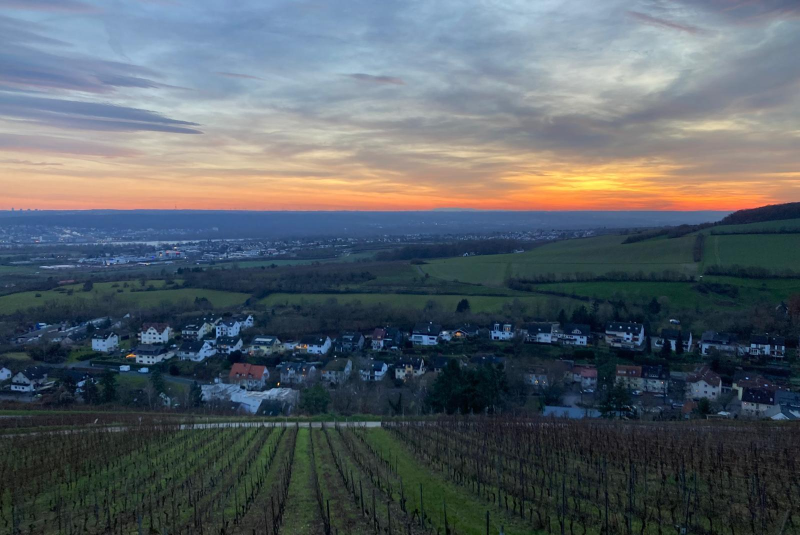
#> input picture Rhein.jpeg, 1600 x 1070 px (shown at 1/2 size)
$ jupyter execute Frequenzraum.ipynb
#> lines starting #> are read from the running program, lines starting #| are printed output that depends on the picture
## Experimenting and Visualize the DFT
In the next cells i played around a bit with the 2-Dimensional FFT from Numpy and some Images.

The Fourier transform converts images from spatial domain (pixels) to frequency domain (sinusoidal components).

### Properties

1. **Decomposition**
  - Low frequencies: Gradual changes (background)
  - High frequencies: Rapid changes (edges)

2. **Separability**
  - 2D transform = 1D transform on rows, then columns

3. **Shift Theorem**
  - Spatial shift in the space domain results in Phase change in frequency domain

4. **Rotation**
  - Image rotation results in Equal rotation in frequency domain

5. **Parseval's Theorem**
  - Energy conserved between spatial and frequency domains

### Visualizing the Magnitude Spectrum of a Circle

Change radius to adjust the size of the circle.
The dark colors in the Frequency domain plot are frequencies that are not part of the circle-image and the bright yellow parts are the frequencies wof waves with a high amplitude.

[cell 1]
import random as rand
import numpy as np
import matplotlib.pyplot as plt


pixel_list = [0,255]
hoehe = 1000
breite = 1000

circle = np.zeros((breite,hoehe), dtype=np.uint8)
# ---
radius = 10
# ---
# Kreis zeichnen
for x in range(breite):
    for y in range(hoehe):
        if ((x - breite/2) * (x - breite/2) + (y - hoehe/2) * (y - hoehe/2) <= radius * radius):
            circle[x][y] = 255

# fft anwenden
fft_pic = np.fft.fft2(circle)
fft_pic_shifted = np.fft.fftshift(fft_pic)
magnitude_spectrum = np.log(np.abs(fft_pic_shifted)+1)

plt.figure(figsize=(10, 5))

plt.subplot(1, 2, 1)
plt.imshow(circle, cmap='gray')
plt.axis('off')
plt.title('Picture in Spacedomain')


plt.subplot(1, 2, 2)
plt.imshow(magnitude_spectrum, cmap='magma')
plt.axis('off')
plt.title('Picture in Frequencydomain')


plt.show()
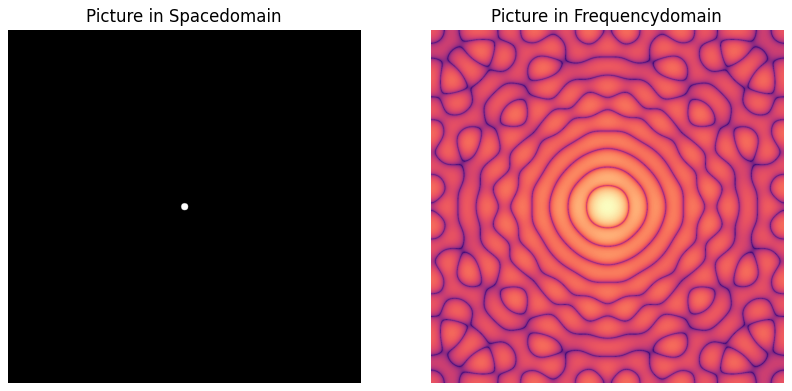
#> figure drawn by matplotlib, 2 panels

#### 3D Plot of the Frequencydomain

[cell 2]
from mpl_toolkits import mplot3d
X = np.arange(breite)
Y = np.arange(hoehe)
X, Y = np.meshgrid(X, Y)
Z = magnitude_spectrum

downsample_factor = 10  # Adjust this value as needed
X_ds = X[::downsample_factor, ::downsample_factor]
Y_ds = Y[::downsample_factor, ::downsample_factor]
Z_ds = Z[::downsample_factor, ::downsample_factor]


fig = plt.figure(figsize=(12, 8))
ax = fig.add_subplot(111, projection='3d')
surf = ax.plot_surface(X_ds, Y_ds, Z_ds, cmap='magma', linewidth=0, antialiased=False)


# Customize the axes and color bar
ax.set_xlabel('X-axis')
ax.set_ylabel('Y-axis')
ax.set_zlabel('Amplitude')
fig.colorbar(surf, shrink=0.5, aspect=5)

plt.show()
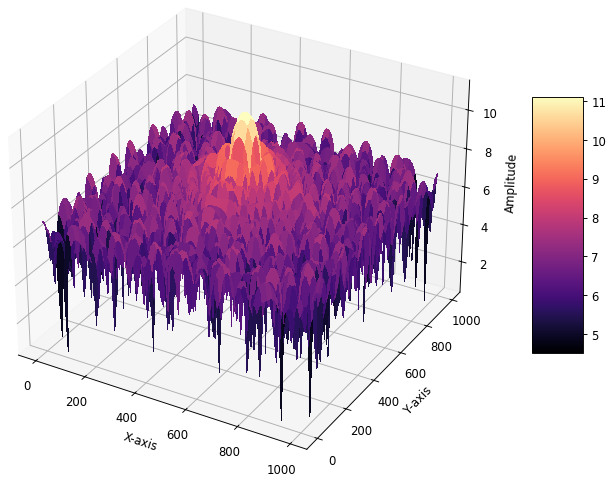
#> figure drawn by matplotlib, 2 panels

## Frequency Domain of Example Picture

This is how the example picture looks in the colorized frequency domain. <br>

[cell 3]
import cv2
import numpy as np
import matplotlib.pyplot as plt
from scipy.integrate import trapezoid as trp
import sys

path = 'Rhein.jpeg'
image_BGR = cv2.imread(path)
#> image_BGR is the input picture: shape (1070, 1600, 3); mean B, G, R 102.8, 96.1, 87.5
img = cv2.cvtColor(image_BGR, cv2.COLOR_BGR2RGB)
grey = cv2.cvtColor(img, cv2.COLOR_RGB2GRAY)
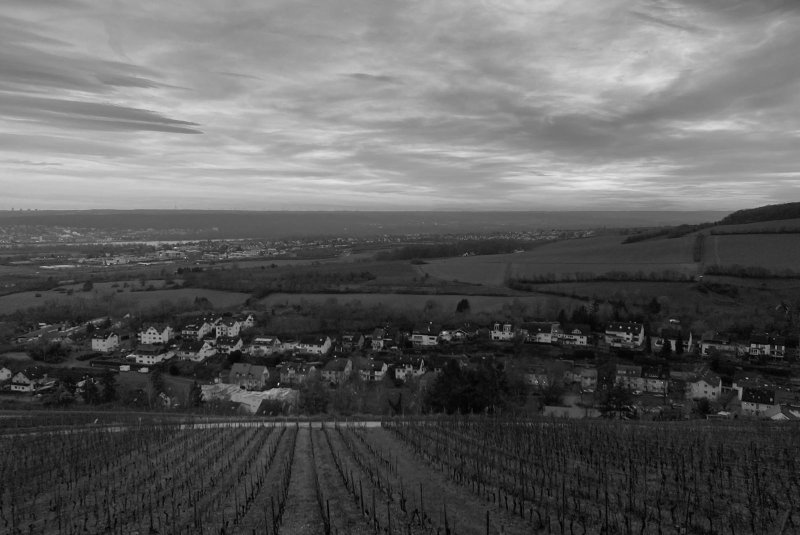
#> grey: shape (1070, 1600) (shown at 1/2 size); min 0, max 253, mean 94.3
resized = cv2.resize(grey,(300,400))
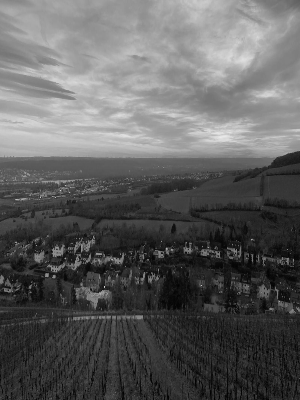
#> resized: shape (400, 300); min 0, max 234, mean 94.2


# DFT auf das Bild anwenden
f_transform = np.fft.fft2(resized)
f_transform_shifted = np.fft.fftshift(f_transform)
print(f_transform_shifted.shape)
#| (400, 300)
# Magnitude Spektrum berechnen
magnitude_spectrum = np.log(np.abs(f_transform_shifted) + 1)
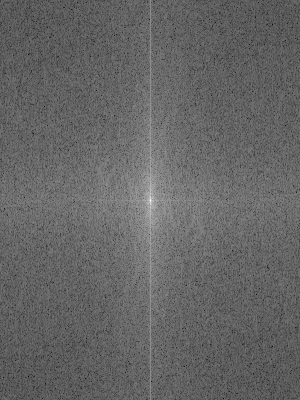
#> magnitude_spectrum: shape (400, 300) float64; min 2.01, max 16.24, mean 7.69; drawn with min black and max white
print(magnitude_spectrum.shape)
#| (400, 300)
# Bild und Frequenzspektrum anzeigen
plt.figure(figsize=(10, 5))

plt.subplot(1, 2, 1)
plt.imshow(resized, cmap='gray')
plt.title(f'{path}')
plt.axis('off')

plt.subplot(1, 2, 2)
plt.imshow(magnitude_spectrum, cmap='inferno')
plt.title('Picture in Frequencydomain')
plt.axis('off')

plt.show()

## Understanding Wave Composition of a Picture in Spacedomain

The Code below breakes down the frequencies of the picture, sorts them and reconstructs the

[cell 4]
import numpy as np
import matplotlib.pyplot as plt


rows, cols = resized.shape
#> rows = 400; cols = 300

# Step 1: Compute the 2D FFT and shift
f_transform = np.fft.fft2(resized)
f_transform_shifted = np.fft.fftshift(f_transform)

# Step 2: Get frequency components
fx = np.fft.fftfreq(cols)
fy = np.fft.fftfreq(rows)
fx_shifted = np.fft.fftshift(fx)
#> fx_shifted = 300 values from -0.5 to 0.497
fy_shifted = np.fft.fftshift(fy)
#> fy_shifted = 400 values from -0.5 to 0.497
FX, FY = np.meshgrid(fx_shifted, fy_shifted)

# Step 3: get frequencyy, amplitude and phase
freq_magnitude = np.sqrt(FX**2 + FY**2)
amplitude = np.abs(f_transform_shifted)
phase = np.angle(f_transform_shifted)
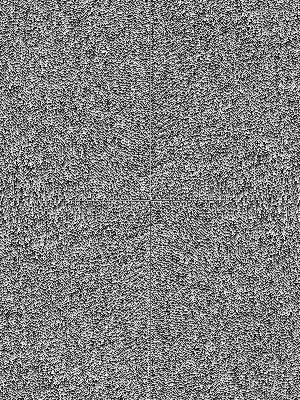
#> phase: shape (400, 300) float64; min -3.14, max 3.14, mean -2.62e-05; drawn with min black and max white

# Flatten the arrays
freq_magnitude_flat = freq_magnitude.flatten()
amplitude_flat = amplitude.flatten()
phase_flat = phase.flatten()
FX_flat = FX.flatten()
FY_flat = FY.flatten()

# Sort by frequency magnitude
sorted_indices = np.argsort(freq_magnitude_flat)
freq_magnitude_flat = freq_magnitude_flat[sorted_indices]
amplitude_flat = amplitude_flat[sorted_indices]
phase_flat = phase_flat[sorted_indices]
FX_flat = FX_flat[sorted_indices]
FY_flat = FY_flat[sorted_indices]

# Step 4: Initialize the reconstructed image
img_reconstructed = np.zeros((rows, cols))

# Step 5: Add up waves for a limited number of frequency components
'''
chose how many frequency components are needed to reconstruct the image.
Those are sorted in ascending order, so num_components = 100 selects just the 100 lowest frequencies of the picture
'''
num_components = 100 # Adjust this number based on computational capacity
x = np.arange(cols)
#> x = 300 values from 0 to 299
y = np.arange(rows)
#> y = 400 values from 0 to 399
X_grid, Y_grid = np.meshgrid(x, y)

for i in range(num_components):
    amp = amplitude_flat[i]
    ph = phase_flat[i]
    fx = FX_flat[i]
    fy = FY_flat[i]

    # Generate the specific wave
    wave = amp * np.cos(2 * np.pi * (fx * X_grid + fy * Y_grid) + ph)

    # Add the wave to the reconstructed image
    img_reconstructed += wave
#> this loop made 100 passes
#> (amp, ph) on passes 1 to 12: (11298951, 0), (4374060.7, -1.36), (4374060.7, 1.36), (496997.1, 1.97), (496997.1, -1.97), (203649.1, -1.85), (183113.2, -2.25), (183113.2, 2.25), (203649.1, 1.85), (1005449.9, 2.67), (1005449.9, -2.67), (207268.6, -2.23)
#> pass 2, `wave = amp * np.cos(2 * np.pi * (fx * X_grid + fy * Y_grid) + ph)`:
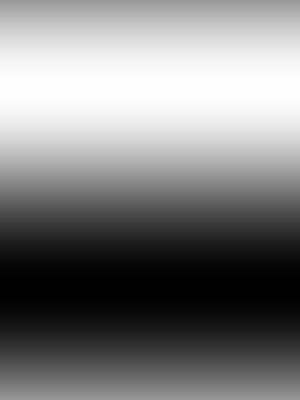
#> wave: shape (400, 300) float64; min -4374041.5, max 4374041.5, mean 0; drawn with min black and max white
#> after the loop:
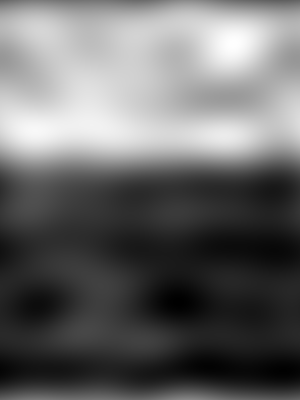
#> img_reconstructed: shape (400, 300) float64; min 2061286.6, max 24427618.4, mean 11298951; drawn with min black and max white

# Step 6: Normalize the reconstructed image
img_reconstructed /= num_components

# take the fft of reconstructed picture
fft_of_image =  np.fft.fft2(img_reconstructed)
fft_of_image_shifted = np.fft.fftshift(fft_of_image)

# Display the reconstructed image in space domain (left) and frequency domain (right)
plt.figure(figsize=(10, 5))

# Reconstructed image subplot
plt.subplot(1, 2, 1)
plt.imshow(img_reconstructed, cmap='gray')
plt.title(f'Reconstructed Image using {num_components} Frequency Components')
plt.axis('off')

# Frequency domain subplot
plt.subplot(1, 2, 2)
plt.imshow(np.log(abs(fft_of_image_shifted)+1), cmap='inferno')
plt.title('DFT Magnitude Spektrum')
plt.axis('off')

# Only call plt.show() once at the end to display the combined figure
plt.tight_layout()  # Add this to improve spacing between subplots
#plt.savefig(f'combined_{num_components}.png')
plt.show()
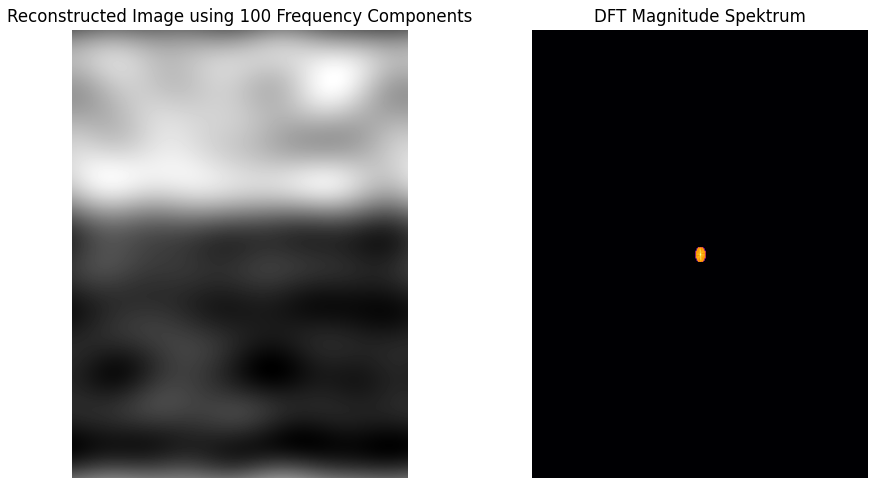
#> figure drawn by matplotlib, 2 panels
